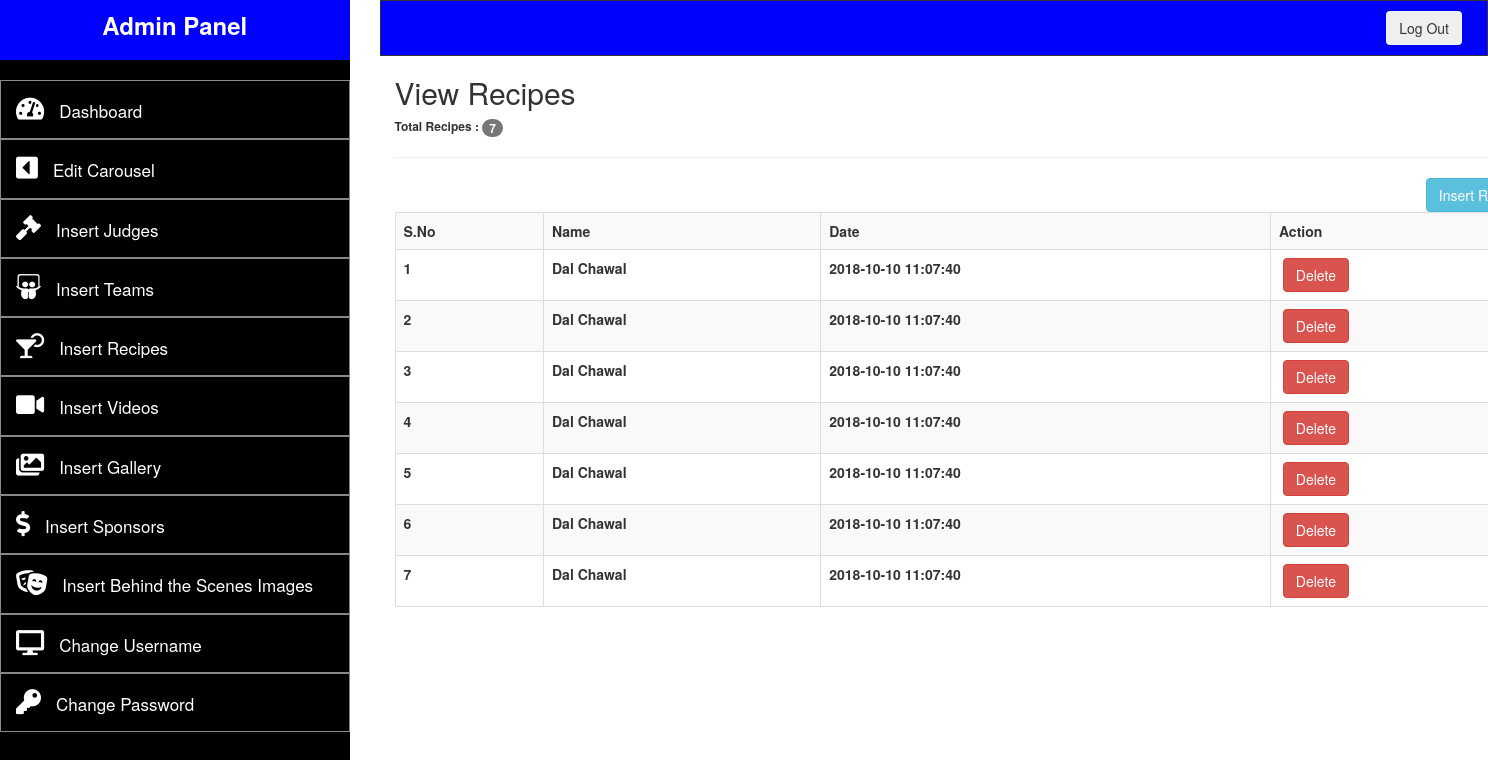
/admin/viewRecipes.php (signed in), run on the app's committed database.
### tables this page shows
CREATE TABLE `recipes` (
  `id` int(10) NOT NULL,
  `name` text NOT NULL,
  `img` text NOT NULL,
  `msg` text NOT NULL,
  `date` timestamp NOT NULL DEFAULT CURRENT_TIMESTAMP ON UPDATE CURRENT_TIMESTAMP,
  `etc` text NOT NULL
);

### admin/viewRecipes.php (the view, shortened to what this page needs)
<?php
	require __DIR__.'/config/db.php';
	if(!isset($_SESSION['user'])){
		header("location:login.php");
	}else{
?>
<!DOCTYPE html>
<html>
<head>
		<link rel="stylesheet" href="https://maxcdn.bootstrapcdn.com/bootstrap/3.3.7/css/bootstrap.min.css">
		<link href="adminAssets\style.css" rel="stylesheet">
		<link 	rel="stylesheet"
				href="https://use.fontawesome.com/releases/v5.2.0/css/all.css"
>
</head>
<body>
	<div class="row">
		<?php
		include "templates/adminpanel_template.php";
		?>
			<div class="container" style="background: #FFF;">
			<?php
			$judge_query = "SELECT * FROM recipes
									ORDER BY id DESC";
			$connect_judge_query = mysqli_query($conn, $judge_query);
			$count_rows = mysqli_num_rows($connect_judge_query);
			$number_of_items = 1;
			?>
				<h2>View Recipes</h2>
				<h6 style="font-weight: bold">Total Recipes : <span class="badge"><?php echo $count_rows; ?></span></h6>
				<hr>
				<a href="insertRecipe.php" class="btn btn-info" style="float:right">Insert Recipe</a>
					<table class="table table-hover table-striped table-bordered">
						<tr>
							<th>S.No</th>
							<th>Name</th>
							<th>Date</th>
							<th>Action</th>
						</tr>
			<?php
			if($count_rows > 0){
				while($get_each_row = mysqli_fetch_array($connect_judge_query)){
					$id_of_judge = $get_each_row['id'];
					$name_of_judge = $get_each_row['name'];
					$date_judge = $get_each_row['date'];
			?>
						<tr>
							<th><?php echo $number_of_items++; ?></th>
							<th><?php echo $name_of_judge; ?></th>
							<th><?php echo $date_judge; ?></th>
							<th>&nbsp;<a href="deleteRecipe.php?id=<?php echo $id_of_judge; ?>" class="btn btn-danger">Delete</a></th>
						</tr>
			<?php
				}
			}
			?>
					</table>
				</div>
			</div>
		</div>
</body>
</html>
<?php } ?>

### data on the page
recipes: name "Dal Chawal", date "2018-10-10 11:07:40"
recipes: name "Dal Chawal", date "2018-10-10 11:07:40"
recipes: name "Dal Chawal", date "2018-10-10 11:07:40"
recipes: name "Dal Chawal", date "2018-10-10 11:07:40"
recipes: name "Dal Chawal", date "2018-10-10 11:07:40"
recipes: name "Dal Chawal", date "2018-10-10 11:07:40"
recipes: name "Dal Chawal", date "2018-10-10 11:07:40"

### other printed values
$count_rows "7"
